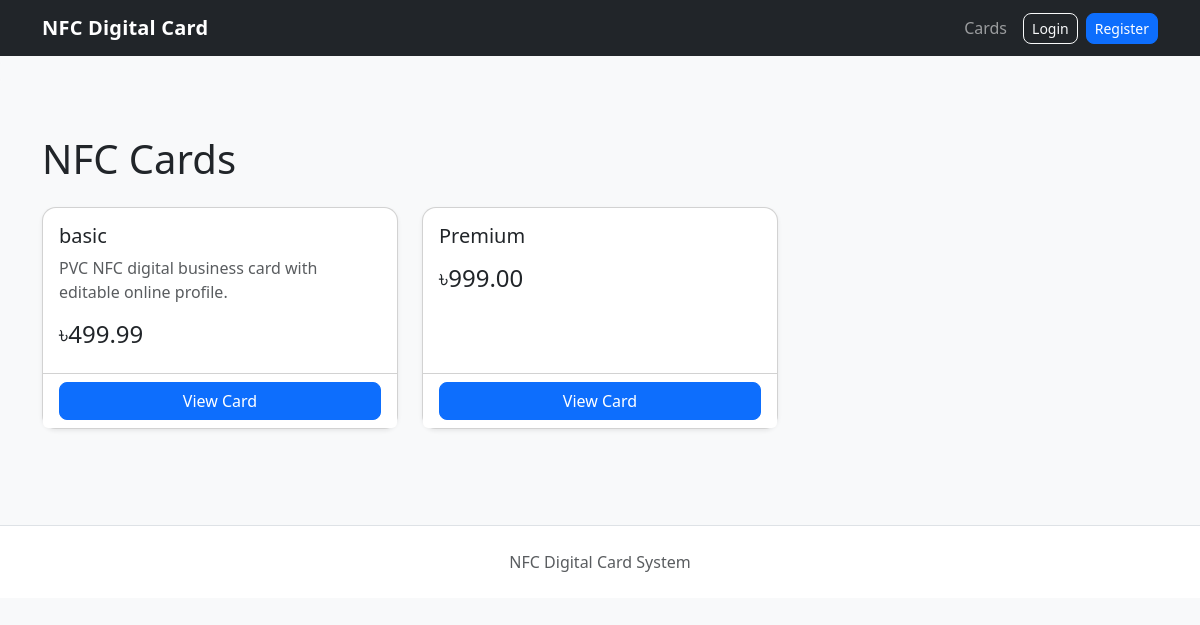
Page /cards/ on the committed database.
### products/models.py (models this page shows, shortened)
class Product(models.Model):
    name = models.CharField(max_length=150)
    description = models.TextField(blank=True)
    price = models.DecimalField(
        max_digits=10,
        decimal_places=2,
    )
    image = models.ImageField(
        upload_to="products/",
        blank=True,
        null=True,
    )
    is_available = models.BooleanField(default=True)
    created_at = models.DateTimeField(auto_now_add=True)

### products/views.py (the view)
def product_list(request):
    products = Product.objects.filter(
        is_available=True,
    )
    return render(
        request,
        "products/product_list.html",
        {
            "products": products,
        },
    )

### templates/products/product_list.html (shortened to what this page needs)
{% extends "base.html" %}
{% block content %}
<h1 class="mb-4">
    NFC Cards
</h1>
<div class="row g-4">
    {% for product in products %}
        <div class="col-md-6 col-lg-4">
            <div class="card h-100 shadow-sm">
                <div class="card-body">
                    <h5>
                        {{ product.name }}
                    </h5>
                    <p class="text-muted">
                        {{ product.description|truncatewords:20 }}
                    </p>
                    <h4>
                        ৳{{ product.price }}
                    </h4>
                </div>
                <div class="card-footer bg-white">
                    <a
                        href="{% url 'product_detail' product.id %}"
                        class="btn btn-primary w-100"
                    >
                        View Card
                    </a>
                </div>
            </div>
        </div>
    {% empty %}
        <p>
            No NFC cards are currently available.
        </p>
    {% endfor %}
</div>
{% endblock %}

### static/css/style.css (style rules this page uses)
body { min-height: 100vh; }
.card { border-radius: 14px; }
.btn { border-radius: 8px; }

### rows in the picture
Product: name "basic", description "PVC NFC digital business card with editable online profile.", price "499.99"
Product: name "Premium", price "999.00"
